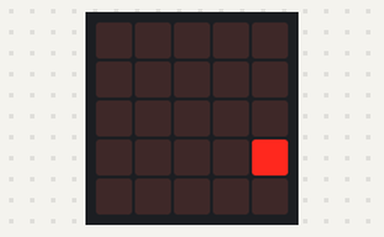
Bench run of a program on a simulated BBC micro:bit (MakeCode). On the bench: the board's 5×5 LED display. Random numbers come from a fixed seed.

Above: at 0.8 s.
At 4.83 s:
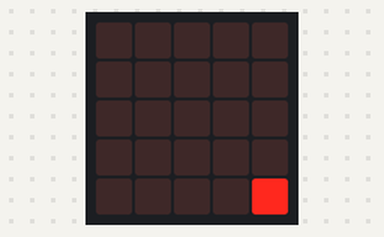
At 10.63 s:
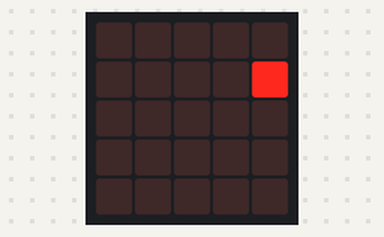
At 14.25 s:
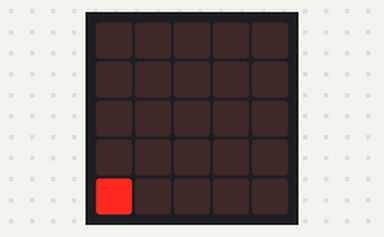
At 25.02 s:
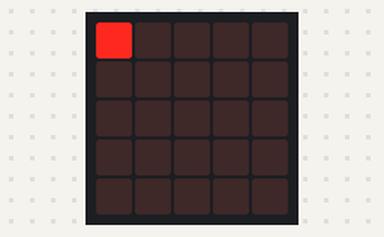
At 39.14 s:
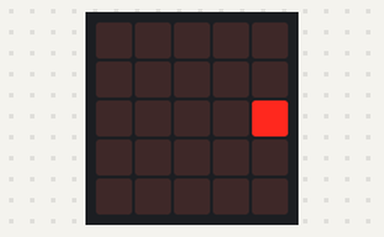

The program:

main.ts
```typescript
let bug: game.LedSprite = null
let angle = 0
basic.forever(function () {
    bug = game.createSprite(2, 2)
    while (true) {
        angle = randint(0, 360)
        bug.turn(Direction.Right, angle)
        bug.move(1)
        basic.pause(100)
    }
})
```

test.ts
```typescript
// テストはここに来ます。このパッケージが拡張機能として使用されるときにはコンパイルされません。
```
